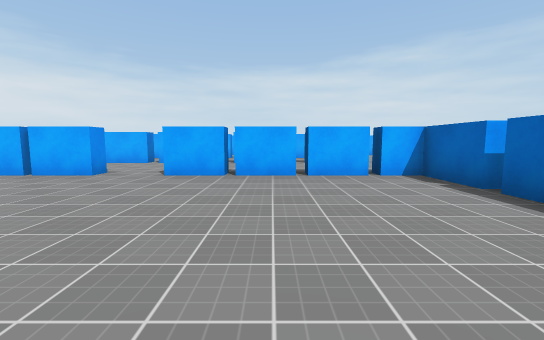
[1] (above)

24 first-person views from a walk through a 3-D level made in the Unity game engine. The camera is 1.4 m above the floor, tilts 6° down and sees 90° across. The floor is counted in squares, 2 m on a side. Each view is taken from the middle of a square. On the plan, view 1 faces up. The plan holds only what a view shows up to about 9 squares ahead; the rest is blank. Surface patterns are stand-ins for the level's own textures.

[2]
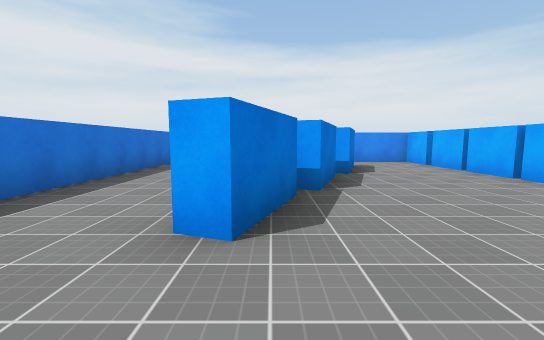

[3]
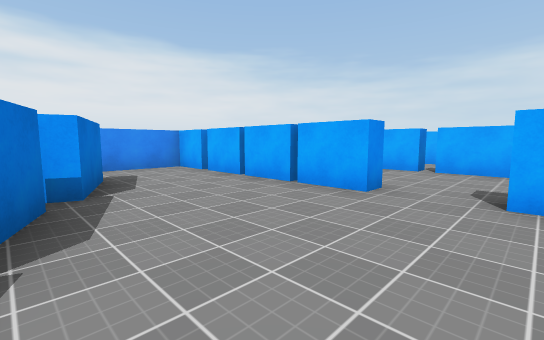

[4]
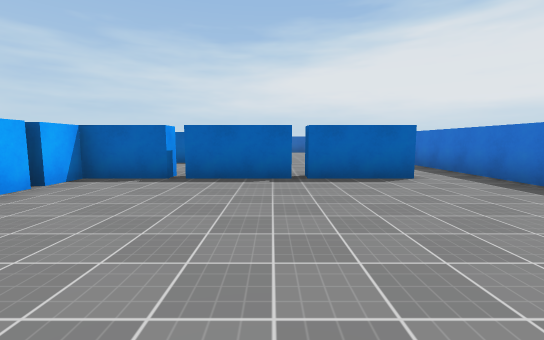

[5]
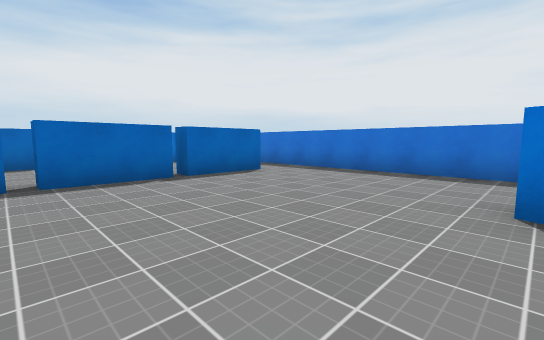

[6]
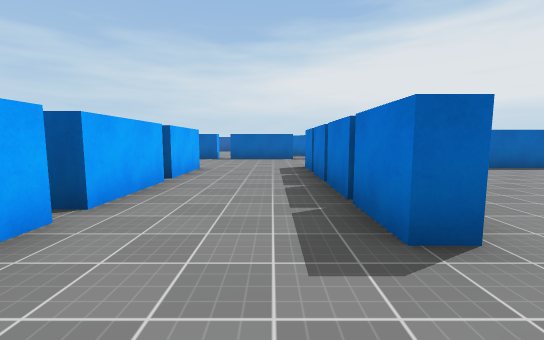

[7]
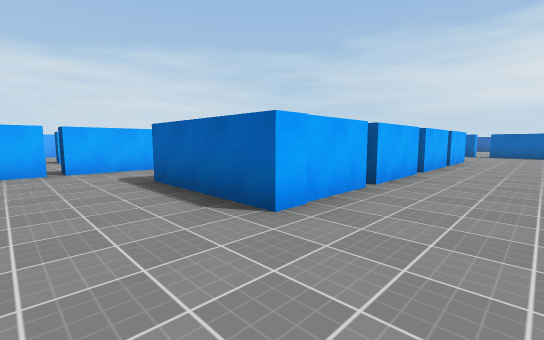

[8]
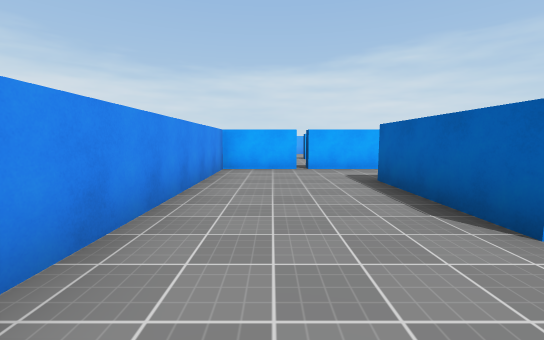

[9]
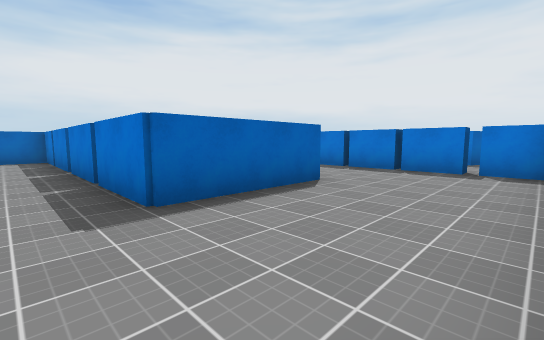

[10]
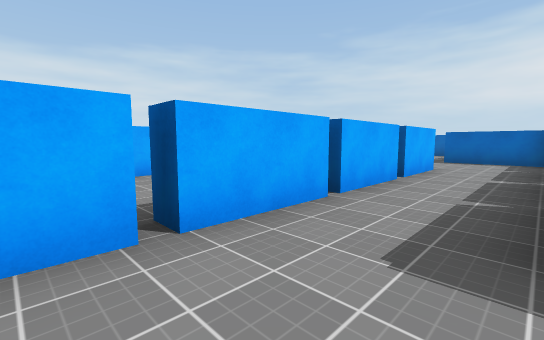

[11]
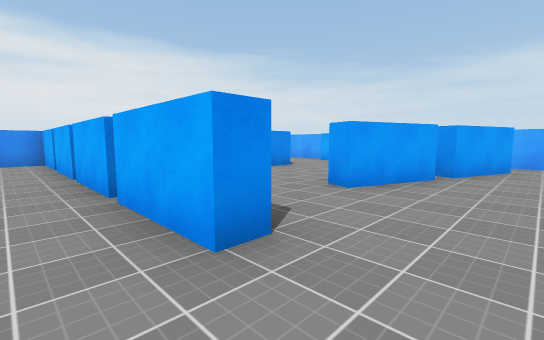

[12]
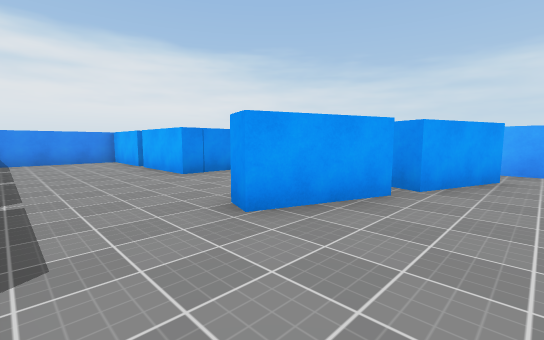

[13]
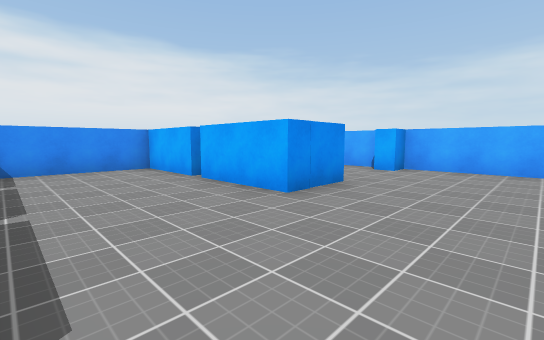

[14]
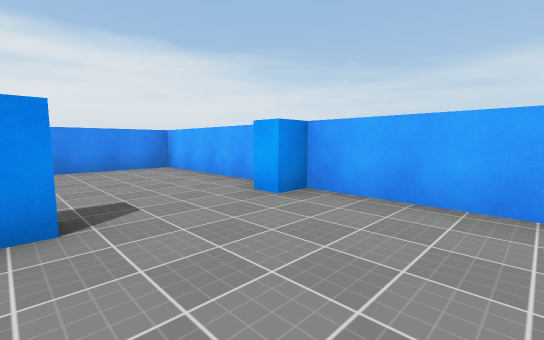

[15]
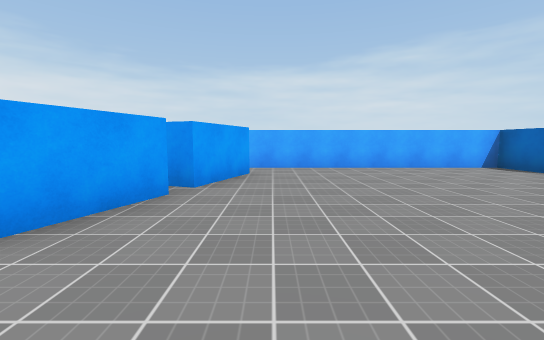

[16]
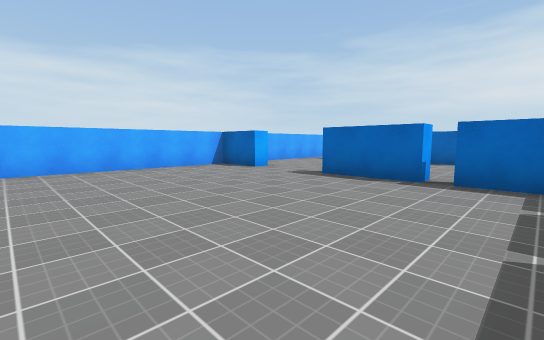

[17]
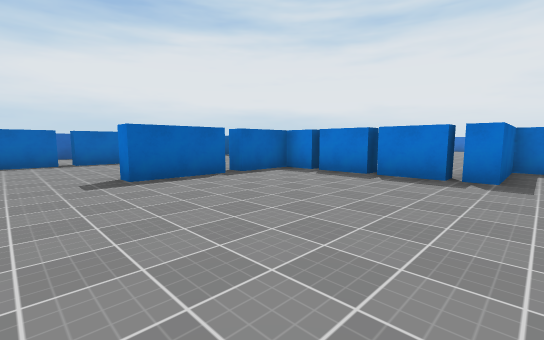

[18]
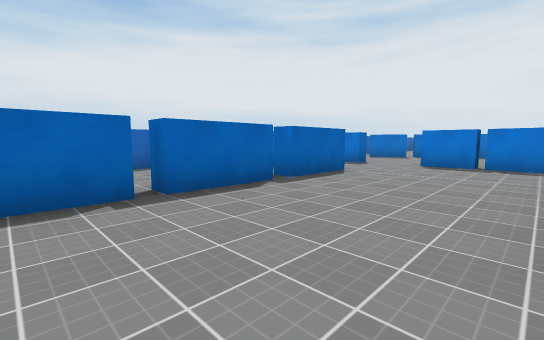

[19]
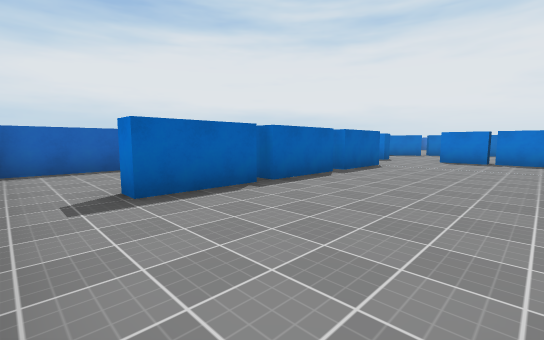

[20]
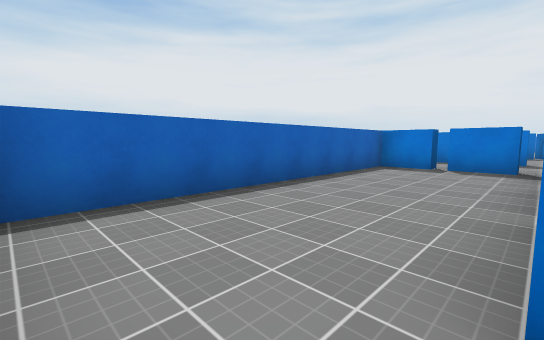

[21]
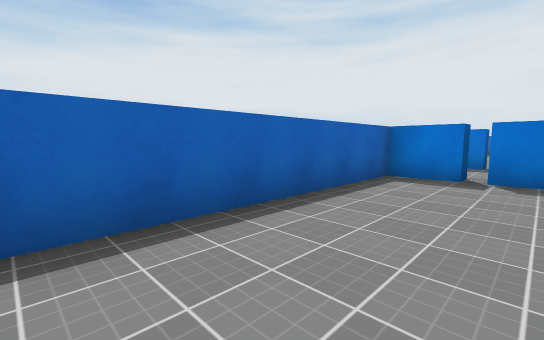

[22]
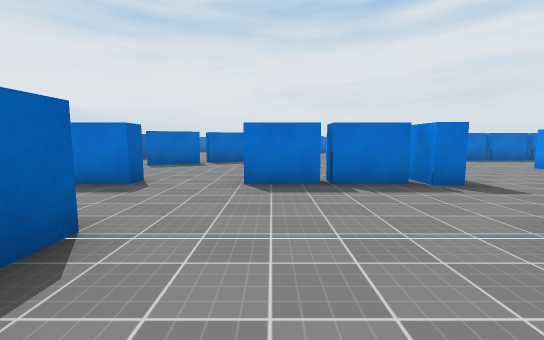

[23]
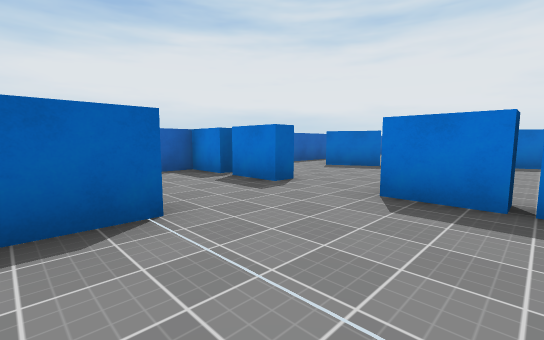

[24]
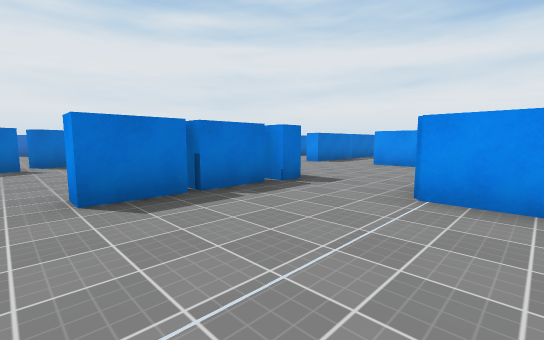

### Floor plan
Points are (right, up) in squares from view 1. A wall is a line through its corners. A room is listed if a view was taken in it or the views show most of it. See-through windows are left out.
Room 1 (views 1, 2, 3, 4, 5, 6, 7, 8, 9, 10, 11, 12, 15, 16, 17, 18, 19, 20, 21, 22, 23, 24)
walls: (3.1, 8.9) (1.1, 8.9); (0.8, 8.9) (-1.2, 8.9); (3, 12.6) (3, 11.2); (6.9, 11.7) (7.5, 11.7) (7.5, 10.9); (0.9, 11.9) (2.5, 11.9) (2.5, 14.3) (3, 14.3); (3.1, 4) (3.1, 5.5); (-1.6, 8.9) (-3.8, 8.9); (-1.4, 11.9) (0.8, 11.9); (9, 5.3) (10.3, 5.9) (10.5, 5.4); (7, 14.5) (7, 16) (7.6, 16); (7, 3.4) (7, 5.2); (7.5, 15.1) (7.5, 14.5); (-0.4, 14.5) (-0.4, 13.9) (-2.5, 13.9); (10.6, 6.4) (12.1, 7.1); (3.1, 1.6) (3.1, 3.6); (-4.1, 8.9) (-6.1, 8.9) (-6.1, 11.9) (-4, 11.9); (7.6, 16.4) (7, 16.4) (7, 18.5) (7.6, 18.5); (-3.8, 11.9) (-1.8, 11.9); (12.2, 7.4) (13.7, 8); (-2.8, 13.9) (-4.9, 13.9); (11.5, 13.9) (11.5, 16); (3.1, -0.8) (3.1, 1.3); (-5, 13.9) (-7.1, 13.9); (11.5, 16.4) (11.5, 18.5); (-0.4, 18.6) (-1.1, 16.7); (-3.5, 1.3) (-1.8, 0.7) (-2, 0.2); (15.2, 11.5) (15.2, 12.4); (-5.6, 2.3) (-3.8, 1.7) (-4, 1.3); (-7.2, 13.9) (-9.2, 13.9) (-9.2, 8.1); (7.6, 20.7) (7, 20.7) (7, 22.3) (0.4, 22.3); (11.5, 18.8) (11.5, 20.9) (12, 20.9); (15.2, 14.5) (15.2, 22.1); (0.5, 21.1) (-0.2, 19.1); (-7.7, 2.8) (-7.5, 3.3) (-5.8, 2.7) (-6, 2.3); (-9.2, 5.5) (-9.2, 3.6); (-8.8, -2.3) (6.1, -2.3)
ways out: opening at (-1, 15.5) to room 2; opening at (0, 22) to room 2; gap at (-7, 14) to room 2; gap at (-5, 14) to room 2; gap at (-3, 14) to room 2; gap at (-4, 9); gap at (-4, 12); gap at (-2, 12); gap at (-1.5, 9); gap at (1, 9); gap at (1, 12); gap at (3, 1); gap at (3, 4); gap at (7, 16); gap at (12, 16); gap at (12, 19)
objects: blue block (-9, 6); blue block (-8, 6) to (-7, 6); blue block (-6, 6); blue block (-5, 6) to (-4, 6); blue block (-2, 6); blue block (-1, 6) to (0, 6); blue block (1, 6); blue block (2, 6) to (3, 6); blue block (4, 14); blue block (5, 14); blue block (6, 14) to (7, 14); blue block (8, 11); blue block (9, 11) to (10, 11); blue block (13, 11); blue block (13, 14); blue block (14, 11) to (15, 11); blue block (14, 14) to (15, 14)
Room 2 (views 13, 14)
walls: (-4.4, 18.4) (-4.4, 17.8) (-6.7, 17.8); (-7, 17.8) (-9.2, 17.8) (-9.2, 14.9); (-1.9, 22.3) (-9.2, 22.3) (-9.2, 19.8); (-1.1, 16.7) (-1.6, 16.9)
ways out: opening at (-1, 15.5) to room 1; opening at (0, 22) to room 1; gap at (-7, 14) to room 1; gap at (-5, 14) to room 1; gap at (-3, 14) to room 1
objects: blue block (-5, 19); blue block (-5, 22)

Positions as (right, up) in squares from view 1, and headings:
1: (0, 0), facing up
2: (0, 1), facing left
3: (-2, 2), facing up-left
4: (-2, 2), facing right
5: (-2, 4), facing down-right
6: (-4, 7), facing right
7: (-8, 7), facing up-right
8: (-8, 7), facing up
9: (-9, 13), facing down-right
10: (-8, 12), facing up-right
11: (1, 13), facing up-left
12: (1, 15), facing up-left
13: (-2, 15), facing up-left
14: (-2, 19), facing up-left
15: (1, 15), facing up
16: (2, 15), facing up-right
17: (2, 20), facing down-right
18: (8, 20), facing down-right
19: (8, 22), facing down-right
20: (12, 22), facing down-right
21: (13, 20), facing down-right
22: (10, 16), facing down
23: (9, 15), facing down-right
24: (11, 15), facing down-left
